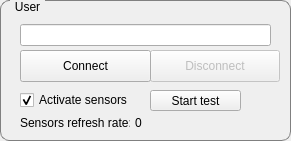
   <widget class="QGroupBox" name="groupBox_7">
    <property name="geometry">
     <rect>
      <x>30</x>
      <y>10</y>
      <width>291</width>
      <height>141</height>
     </rect>
    </property>
    <property name="styleSheet">
     <string notr="true">QGroupBox {
	border: 1px solid gray;
	border-radius: 9px;
	margin-top: 0.5em;
}

QGroupBox::title {
    subcontrol-origin: margin;
    left: 10px;
    padding: 0 3px 0 3px;
}
</string>
    </property>
    <property name="title">
     <string>User</string>
    </property>
    <widget class="QLineEdit" name="txtPort">
     <property name="geometry">
      <rect>
       <x>20</x>
       <y>24</y>
       <width>251</width>
       <height>22</height>
      </rect>
     </property>
    </widget>
    <widget class="QPushButton" name="btnDisconnect">
     <property name="enabled">
      <bool>false</bool>
     </property>
     <property name="geometry">
      <rect>
       <x>150</x>
       <y>50</y>
       <width>130</width>
       <height>32</height>
      </rect>
     </property>
     <property name="text">
      <string>Disconnect</string>
     </property>
    </widget>
    <widget class="QPushButton" name="btnConnect">
     <property name="enabled">
      <bool>true</bool>
     </property>
     <property name="geometry">
      <rect>
       <x>20</x>
       <y>50</y>
       <width>131</width>
       <height>32</height>
      </rect>
     </property>
     <property name="text">
      <string>Connect</string>
     </property>
    </widget>
    <widget class="QCheckBox" name="chkSensors">
     <property name="geometry">
      <rect>
       <x>20</x>
       <y>90</y>
       <width>141</width>
       <height>20</height>
      </rect>
     </property>
     <property name="text">
      <string>Activate sensors</string>
     </property>
     <property name="checked">
      <bool>true</bool>
     </property>
    </widget>
    <widget class="QPushButton" name="btnTest">
     <property name="enabled">
      <bool>true</bool>
     </property>
     <property name="geometry">
      <rect>
       <x>150</x>
       <y>90</y>
       <width>91</width>
       <height>21</height>
      </rect>
     </property>
     <property name="text">
      <string>Start test</string>
     </property>
    </widget>
    <widget class="QLabel" name="lblSensorsRate">
     <property name="geometry">
      <rect>
       <x>135</x>
       <y>115</y>
       <width>31</width>
       <height>16</height>
      </rect>
     </property>
     <property name="text">
      <string>0</string>
     </property>
    </widget>
    <widget class="QLabel" name="R">
     <property name="geometry">
      <rect>
       <x>20</x>
       <y>115</y>
       <width>110</width>
       <height>16</height>
      </rect>
     </property>
     <property name="text">
      <string>Sensors refresh rate:</string>
     </property>
    </widget>
   </widget>
